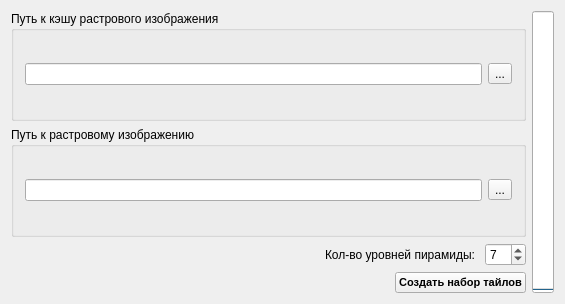
<?xml version="1.0" encoding="UTF-8"?>
<ui version="4.0">
 <class>MainWindow</class>
 <widget class="QMainWindow" name="MainWindow">
  <property name="geometry">
   <rect>
    <x>0</x>
    <y>0</y>
    <width>565</width>
    <height>304</height>
   </rect>
  </property>
  <property name="windowTitle">
   <string>Raster Tiles Creator (Zavarzin A.A.)</string>
  </property>
  <widget class="QWidget" name="centralWidget">
   <layout class="QGridLayout" name="gridLayout_3">
    <item row="2" column="0">
     <layout class="QVBoxLayout" name="verticalLayout">
      <item>
       <layout class="QHBoxLayout" name="horizontalLayout_2">
        <item>
         <spacer name="horizontalSpacer_2">
          <property name="orientation">
           <enum>Qt::Horizontal</enum>
          </property>
          <property name="sizeHint" stdset="0">
           <size>
            <width>40</width>
            <height>20</height>
           </size>
          </property>
         </spacer>
        </item>
        <item>
         <widget class="QLabel" name="lbl_RasterPyramidMaxLevel">
          <property name="text">
           <string>Кол-во уровней пирамиды: </string>
          </property>
         </widget>
        </item>
        <item>
         <widget class="QSpinBox" name="sB_rasterPyramidMaxLevel">
          <property name="minimum">
           <number>2</number>
          </property>
          <property name="maximum">
           <number>32</number>
          </property>
          <property name="value">
           <number>7</number>
          </property>
         </widget>
        </item>
       </layout>
      </item>
      <item>
       <layout class="QHBoxLayout" name="horizontalLayout">
        <item>
         <spacer name="horizontalSpacer">
          <property name="orientation">
           <enum>Qt::Horizontal</enum>
          </property>
          <property name="sizeHint" stdset="0">
           <size>
            <width>40</width>
            <height>20</height>
           </size>
          </property>
         </spacer>
        </item>
        <item>
         <widget class="QPushButton" name="pB_convertRasterData">
          <property name="enabled">
           <bool>true</bool>
          </property>
          <property name="font">
           <font>
            <pointsize>8</pointsize>
            <weight>75</weight>
            <bold>true</bold>
           </font>
          </property>
          <property name="text">
           <string>Создать набор тайлов</string>
          </property>
         </widget>
        </item>
       </layout>
      </item>
     </layout>
    </item>
    <item row="1" column="0">
     <widget class="QGroupBox" name="groupBox_2">
      <property name="title">
       <string>Путь к растровому изображению</string>
      </property>
      <layout class="QGridLayout" name="gridLayout_2">
       <item row="0" column="0">
        <widget class="QLineEdit" name="le_rasterStoragePath">
         <property name="readOnly">
          <bool>true</bool>
         </property>
        </widget>
       </item>
       <item row="0" column="1">
        <widget class="QToolButton" name="pB_downloadRasterPath">
         <property name="text">
          <string>...</string>
         </property>
        </widget>
       </item>
      </layout>
     </widget>
    </item>
    <item row="0" column="0">
     <widget class="QGroupBox" name="groupBox">
      <property name="title">
       <string>Путь к кэшу растрового изображения</string>
      </property>
      <layout class="QGridLayout" name="gridLayout">
       <item row="0" column="0">
        <widget class="QLineEdit" name="le_rasterCachePath">
         <property name="enabled">
          <bool>true</bool>
         </property>
         <property name="text">
          <string/>
         </property>
         <property name="readOnly">
          <bool>true</bool>
         </property>
        </widget>
       </item>
       <item row="0" column="1">
        <widget class="QToolButton" name="pB_downloadRasterCachePath">
         <property name="enabled">
          <bool>true</bool>
         </property>
         <property name="text">
          <string>...</string>
         </property>
        </widget>
       </item>
      </layout>
     </widget>
    </item>
    <item row="0" column="1" rowspan="3">
     <widget class="QProgressBar" name="progressBar">
      <property name="value">
       <number>0</number>
      </property>
      <property name="orientation">
       <enum>Qt::Vertical</enum>
      </property>
      <property name="invertedAppearance">
       <bool>false</bool>
      </property>
      <property name="textDirection">
       <enum>QProgressBar::BottomToTop</enum>
      </property>
     </widget>
    </item>
   </layout>
  </widget>
  <widget class="QMenuBar" name="menuBar">
   <property name="geometry">
    <rect>
     <x>0</x>
     <y>0</y>
     <width>565</width>
     <height>26</height>
    </rect>
   </property>
  </widget>
 </widget>
 <layoutdefault spacing="6" margin="11"/>
 <resources/>
 <connections/>
</ui>
